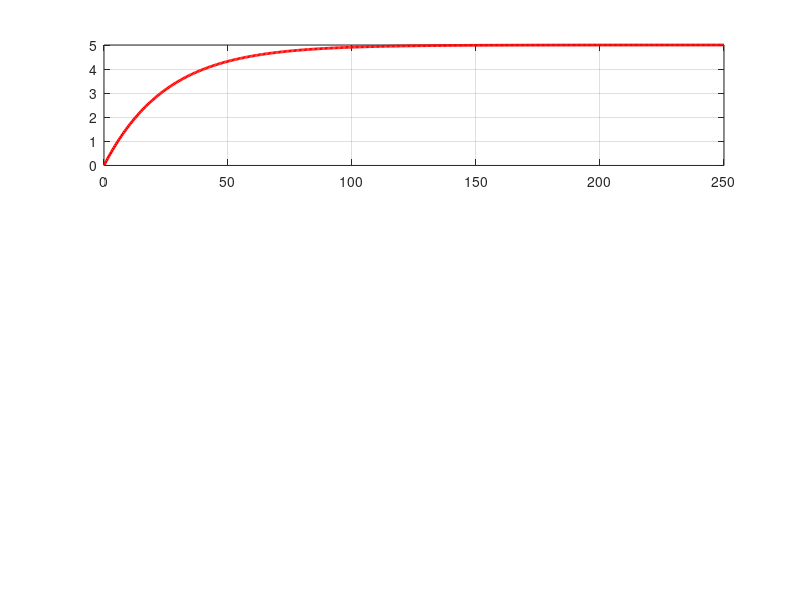

This figure's MATLAB source: (Note: this script raises an error after producing the figure.)
% Michael Gagliardi 1/11/2021 ECE 202 M7
% Calculating and Plotting Current, Potential, and Power in an Inductor
% Circuit with respect to timne (switch closes at 0)
clear, clf

%-------givens-------------
R = 2;                                  % Resistance in ohms
L = 50;                                 % Inductance in mH
V0 = 10;                                 % Potential of the battery in V
T = L/R;                                % Tau (ms)
tmin = 0;                               %tmin in ms
tmax = 10*T;                            %tmax in ms
N = 500;                                %intervals
dt = (tmax-tmin)/N;                     %change in t in ms
t = linspace(tmin,tmax,N+1);            %time array in ms
iFinal = V0/R;                          %"final" current in A
%--------equations---------
i = iFinal*(1-exp(-t/T));           % Current in the circuit in Amps
v = V0*exp(-t/T);                 % Potential across the inductor in V
p = v.*i;                        % Power absorbed by the inductor in W
    
%------Plotting-------

subplot(3,1,1) %initializing subplot
plot(t,i, 'LineWidth', 2,'Color','r') %plotting first function
grid on                                % grid on and size adjustments
ax = gca; ax.FontSize = 15; ax.GridAlpha = 0.3;
ylabel('Current (A)');               %y label
text(160, .5, sprintf('$$ i(t) = %g \\cdot (1-e^{-t/%g}) $$', iFinal,T),...
    'Interpreter', 'latex', 'HorizontalAlignment', 'left',...
    'VerticalAlignment','bottom', 'FontSize', 18) %putting the equation on plot

subplot(3,1,2) %creating subplot 2
plot(t,v,'LineWidth', 2); %plotting second function
grid on                     %creating grid and adjusting
ax = gca; ax.FontSize = 15; ax.GridAlpha = 0.3;
ylabel('Voltage (V)'); %labeling y axis
text(175, 7, sprintf('$$ v(t) = %g \\cdot e^{-t/%g}  $$',V0,T),'Interpreter',... 
'latex', 'HorizontalAlignment', 'left', 'VerticalAlignment','bottom',...
'FontSize', 18) %putting the equation on the plot

subplot(3,1,3) %creating subplot 3
plot(t,p,'LineWidth', 2,'Color','g'); %plotting the third function
grid on                             % creating the grid and adjusting
ax = gca; ax.FontSize = 15; ax.GridAlpha = 0.3;
ylabel('Power Absorbed (W)'); %y axis label
text(175, 12, '$$ p(t) = v(t) \cdot i(t) $$','Interpreter', 'latex', ...
'HorizontalAlignment', 'left', 'VerticalAlignment','bottom','FontSize', 18)
xlabel('Time (ms)') %% x axis label
vstr = num2str(V0);
rstr = num2str(R);
Lstr = num2str(L);
sgtitle({'ECE 202 M7: Current, voltage, and power absorbed', ...
    ['for a charging inductor (V_{0}=',vstr,'V R=',rstr,'\Omega L=',Lstr,'mH)']}, ...
    'FontSize', 24, 'FontWeight', 'b') %titling the subplots

%-------Check-------


wFinal = (L*(V0/R)^2)/2  % Final energy stored in the inductance in mJ
wAbs = sum(p)*dt %total energy absorbed in mJ
diff = abs(wFinal - wAbs) %calculating difference between final and total energy
pctError = diff/wFinal*100 %calculating percent error
